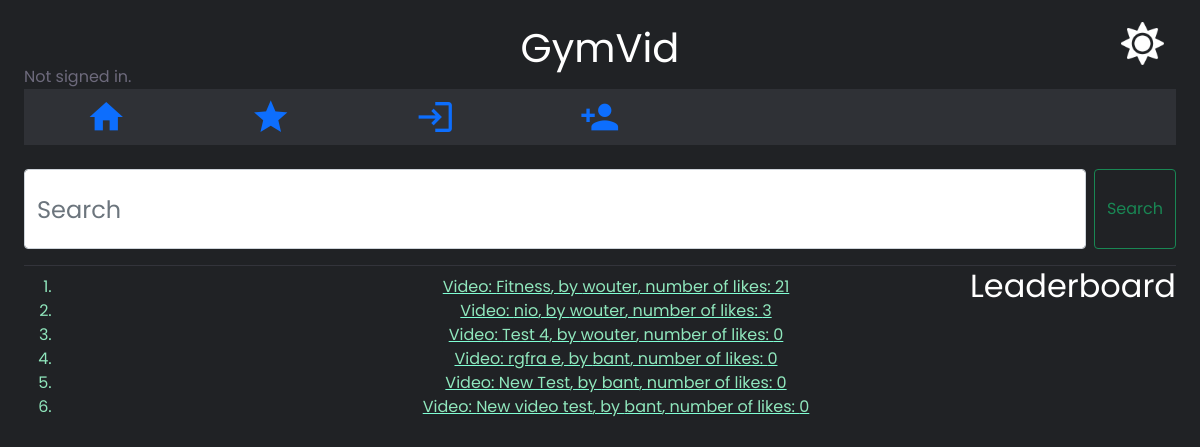
The page /leaderboard on the database as committed earlier.
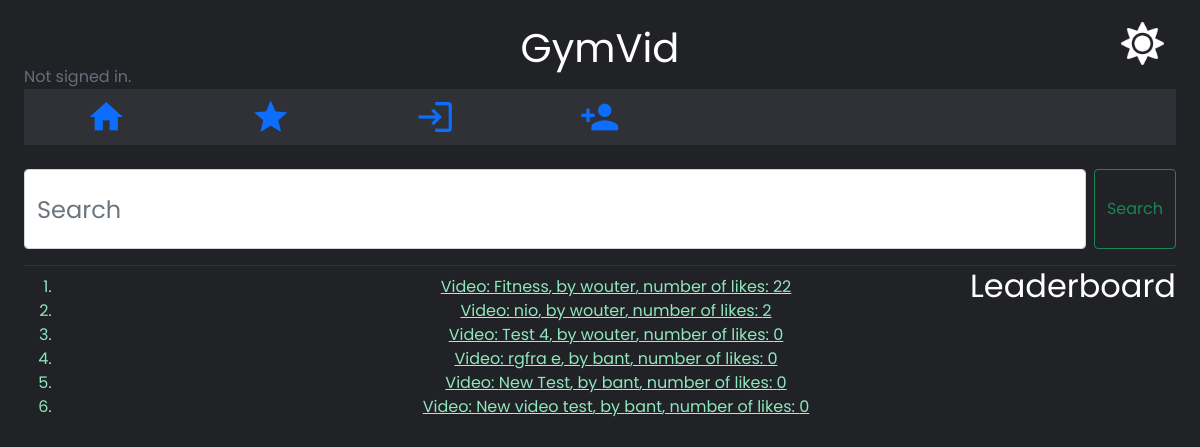
The same page on the database as committed later.
### videos/models.py (models this page shows, shortened)
class Videos_Posted(models.Model):
    title = models.CharField(max_length=40)
    description = models.CharField(max_length=500)
    premium = models.BooleanField(default=False)
    thumbnail = models.ImageField()
    video_file = models.FileField()
    category_video = models.ForeignKey(Category, on_delete=models.CASCADE,
                                       related_name="category_video",
                                       default=None)
    active = models.BooleanField(default=True)
    creator = models.ForeignKey(User, on_delete=models.CASCADE,
                                related_name="creator")
    video_saved = models.ManyToManyField(User, related_name="video_saved",
                                         blank=True)
    video_liked = models.ManyToManyField(User, related_name="video_liked",
                                         blank=True)
    time_posted = models.TimeField(auto_now=True)
    likes = models.IntegerField(default=0)

class User(AbstractUser):
    pass

### videos/views.py (the view)
# urls.py: path("leaderboard", views.leaderboard, name="leaderboard"),
def leaderboard(request):
    data = Videos_Posted.objects.order_by('likes').reverse()
    return render(request, "videos/leaderboard.html", {
        "data": data
    })

### videos/templates/videos/leaderboard.html
{% extends "videos/layout.html" %}
{% block body %}
    <h2>Leaderboard</h2>
    <ol>
        {% for video in data %}
            <a href="{% url 'video' title=video.title %}">
                <li>Video: {{ video.title }}, by {{ video.creator }}, number of likes: {{ video.likes }}</li>
            </a>
        {% endfor %}
    </ol>
{% endblock %}

Rows that differ between the two databases and show on the page:
changed Videos_Posted "Fitness": likes "21" → "22"
changed Videos_Posted "nio": likes "3" → "2"
